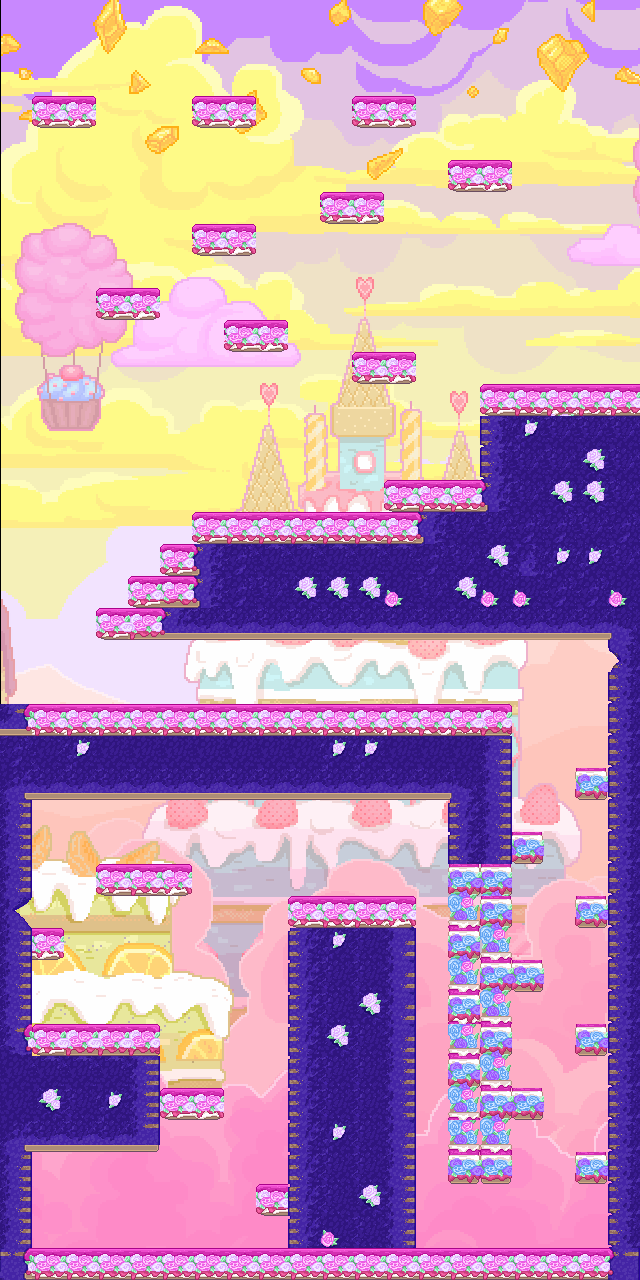

The image is a tile-based game level rendered from a .tmx file. Its description and complete source (layers, tilesets, objects, tile grids) follow:
An orthogonal 20x40 tile map with 32x32 px tiles, 1 tile layer (Capa de patrones 1), 1 image layer and 35 objects (player).

<map version="1.10" tiledversion="1.11.0" orientation="orthogonal" renderorder="right-down" width="20" height="40" tilewidth="32" tileheight="32" infinite="0" nextlayerid="5" nextobjectid="88">
 <tileset firstgid="1" source="pastelAzul.tsx" />
 <imagelayer id="3" name="background" offsetx="1" offsety="0">
  <image source="cake valley.png" width="667" height="1292" />
 </imagelayer>
 <layer id="1" name="Capa de patrones 1" width="20" height="40">
  <data encoding="csv">
92,92,92,92,92,92,92,92,92,92,92,92,92,92,92,92,92,92,92,92,
92,0,0,0,0,0,0,0,0,0,0,0,0,0,0,0,0,0,0,92,
92,0,0,0,0,0,0,0,0,0,0,0,0,0,0,0,0,0,0,92,
92,9,6,0,0,0,4,6,0,0,0,4,6,0,0,0,0,0,0,92,
92,0,0,0,0,0,0,0,0,0,0,0,0,0,0,0,0,0,0,92,
92,0,0,0,0,0,0,0,0,0,0,0,0,0,4,6,0,0,0,92,
92,0,0,0,0,0,0,0,0,0,4,6,0,0,0,0,0,0,0,92,
92,0,0,0,0,0,4,6,0,0,0,0,0,0,0,0,0,0,0,92,
92,0,0,0,0,0,0,0,0,0,0,0,0,0,0,0,0,0,0,92,
92,0,0,4,6,0,0,0,0,0,0,0,0,0,0,0,0,0,0,92,
92,0,0,0,0,0,0,4,6,0,0,0,0,0,0,0,0,0,0,92,
92,0,0,0,0,0,0,0,0,0,0,4,6,0,0,0,0,0,0,92,
92,92,0,0,0,0,0,0,0,0,0,146,0,0,0,9,10,11,12,13,
92,92,0,0,0,0,0,0,0,0,0,0,0,0,0,169,105,86,86,86,
92,92,0,0,0,0,0,0,0,0,0,0,0,0,0,169,86,86,51,86,
92,92,0,0,0,0,0,0,0,0,0,0,9,10,10,49,86,51,51,86,
92,92,0,0,0,0,9,10,10,10,10,10,10,49,86,86,70,70,86,70,
92,0,0,0,0,9,49,70,135,135,135,135,135,70,86,51,103,105,105,86,
92,92,0,0,9,195,49,70,86,51,51,51,68,86,51,68,68,70,70,68,
92,92,0,9,80,81,82,82,82,82,82,74,74,74,74,74,74,74,74,189,
92,92,0,0,0,0,0,0,0,0,0,0,0,0,0,0,0,0,149,133,
92,0,0,0,0,0,0,0,0,0,0,0,0,0,0,0,0,0,0,169,
124,13,13,13,13,13,13,13,13,13,13,13,13,14,15,230,0,0,0,169,
70,170,105,153,153,153,153,153,153,153,105,105,153,153,153,155,0,0,0,169,
88,82,82,82,82,82,82,82,82,82,82,82,82,82,189,155,0,98,99,169,
155,184,0,0,0,0,0,0,0,0,0,0,0,0,151,155,0,0,0,169,
155,184,0,0,0,0,0,0,0,0,0,0,0,0,151,155,99,100,0,169,
155,0,0,9,10,6,0,0,0,0,0,0,0,0,142,142,0,0,0,169,
72,0,0,0,0,0,0,0,0,9,14,15,18,0,160,142,0,98,99,169,
155,6,0,0,0,0,7,0,0,151,105,152,137,0,142,160,0,0,0,169,
155,0,0,0,0,0,0,0,0,151,152,152,137,0,160,142,99,100,0,169,
155,0,0,0,0,0,0,0,0,151,152,51,137,0,95,160,0,0,0,169,
52,9,80,80,230,0,0,0,0,151,51,152,137,0,160,142,0,98,99,169,
153,135,135,135,216,0,0,0,0,151,152,152,155,0,142,160,0,0,0,169,
153,51,152,105,216,9,6,0,0,151,152,152,173,0,160,142,99,100,0,169,
88,188,188,188,234,0,0,0,0,151,105,152,137,0,160,160,0,0,0,169,
173,0,0,0,0,0,0,0,0,151,152,152,155,0,97,178,0,98,99,169,
155,0,0,0,0,0,0,0,9,151,152,51,173,0,184,0,0,0,0,169,
155,0,0,0,0,0,0,0,0,151,68,152,173,0,0,0,0,0,0,169,
47,10,10,10,10,10,10,10,10,10,10,10,10,10,10,10,10,10,10,54
</data>
 </layer>
 <objectgroup id="2" name="suelos">
  <object id="50" name="player" x="67.9904" y="1188.05" width="23.4545" height="23.6364" />
  <object id="53" x="0.5" y="1279.5">
   <polygon points="-0.272727,0.181818 639.5,0.543478 639.542,-31.4688 -0.193182,-31.4999" />
  </object>
  <object id="54" x="0.363636" y="1247.82">
   <polygon points="0,0 -0.363636,-1246.82 31.6364,-1246.82 31.4546,-0.272725" />
  </object>
  <object id="55" x="33" y="1024">
   <polygon points="-1,0 127.083,-0.166667 126.667,127.667 -0.666667,126.667" />
  </object>
  <object id="56" x="159" y="1088">
   <polygon points="0.666667,0.333333 64.6667,0.333333 65,32.3333 0.666667,32.3333" />
  </object>
  <object id="57" x="258" y="1185">
   <polygon points="-2.33333,-1.33333 -1.66667,31 30.3333,31 30.6667,-1.33333" />
  </object>
  <object id="58" x="289" y="1247">
   <polygon points="-0.666667,1.33333 -0.666667,-350.667 126.121,-351.03 125.788,1.33333" />
  </object>
  <object id="59" x="34" y="927">
   <polygon points="-2.33333,1 29.6667,1.33333 29,32.3333 -1,32.3333" />
  </object>
  <object id="60" x="95" y="864">
   <polygon points="1.33333,0 97,0 96.6667,31.6667 1.66667,31" />
  </object>
  <object id="61" x="641" y="1248">
   <polygon points="-1.375,-3.375 -2,-1247 -33,-1248 -31.75,-5" />
  </object>
  <object id="62" x="449" y="1181">
   <polygon points="0.757576,2.33333 0.328362,-476.995 63.0078,-476.987 62.3333,2.33333" />
  </object>
  <object id="63" x="608" y="769">
   <polygon points="0,0 -32,0 -31,27 -2,28" />
  </object>
  <object id="64" x="544" y="863">
   <polygon points="-0.333333,0.333333 0,-31 -31.6667,-31 -31.6667,0.333333" />
  </object>
  <object id="65" x="578" y="898">
   <polygon points="-2.33333,-2.33333 30.6667,-2 31.3333,29.3333 -2.33333,29" />
  </object>
  <object id="66" x="513" y="962">
   <polygon points="-1,-1.33333 30.6667,-1.66667 30.3333,30 -2.33333,29.3333" />
  </object>
  <object id="67" x="579" y="1027">
   <polygon points="-3,-2.66667 29,-2.66667 29.3333,29.3333 -2.33333,28.3333" />
  </object>
  <object id="68" x="512" y="1088">
   <polygon points="0,0 31.6667,0 31.6667,31.6667 0,31" />
  </object>
  <object id="69" x="577" y="1155">
   <polygon points="-1,-3 31.6667,-3 32,29.3333 -1,29" />
  </object>
  <object id="70" x="609" y="384">
   <polygon points="0,0 -129,0 -128.333,255 -1,254" />
  </object>
  <object id="71" x="481" y="482">
   <polygon points="-1.33333,-1.66667 -97,-1.66667 -98,158 -1.33333,157" />
  </object>
  <object id="72" x="384" y="515">
   <polygon points="1,-2.33333 -192,-2.33333 -190.333,124.667 -0.333333,125 0.666667,-2.66667" />
  </object>
  <object id="73" x="190" y="638">
   <polygon points="3.33333,1.33333 -61,1 -61.3333,-61.3333 2.66667,-61.3333" />
  </object>
  <object id="74" x="160" y="573">
   <polygon points="0.666667,3.33333 0.666667,-29 33,-28.6667 33.3333,4" />
  </object>
  <object id="75" x="99" y="636">
   <polygon points="-2,3.66667 -2.33333,-28 30.3333,-28 29.6667,3" />
  </object>
  <object id="76" x="33" y="97">
   <polygon points="-2,-0.666667 63,-0.666667 63,30.6667 -1.33333,31" />
  </object>
  <object id="77" x="191" y="97">
   <polygon points="1,-1.33333 1,30 65,30.6667 65,-1" />
  </object>
  <object id="78" x="353" y="95">
   <polygon points="-1,1 -0.333333,33 63.3333,32.3333 62.3333,0.666667" />
  </object>
  <object id="79" x="450" y="163">
   <polygon points="-1.66667,-3.66667 -2.33333,28 61.6667,28.3333 61.6667,-3.33333" />
  </object>
  <object id="80" x="320" y="193">
   <polygon points="-0.333333,-0.666667 0.333333,30.3333 63.6667,30.6667 64,-0.333333" />
  </object>
  <object id="81" x="192" y="224">
   <polygon points="0,0 0.333333,31.6667 64.3333,31.6667 64,0" />
  </object>
  <object id="82" x="98" y="289">
   <polygon points="-2,-0.666667 -1.66667,30 61.6667,30.6667 61,-1" />
  </object>
  <object id="83" x="226" y="321">
   <polygon points="-1.83333,-0.75 -1.66667,30.8333 61.9583,31.0417 62.0417,-0.791667" />
  </object>
  <object id="84" x="351" y="352">
   <polygon points="1.33333,0.333333 1.66667,31.6667 64.6667,31.6667 65.3333,0" />
  </object>
  <object id="85" x="34.6667" y="704">
   <polygon points="-2.72917,0 414.674,0.0094697 414.576,95.1515 -2.8125,95.3333" />
  </object>
  <object id="86" x="33" y="32">
   <polygon points="0,0 575,1 575,-32 -3,-31" />
  </object>
 </objectgroup>
</map>
